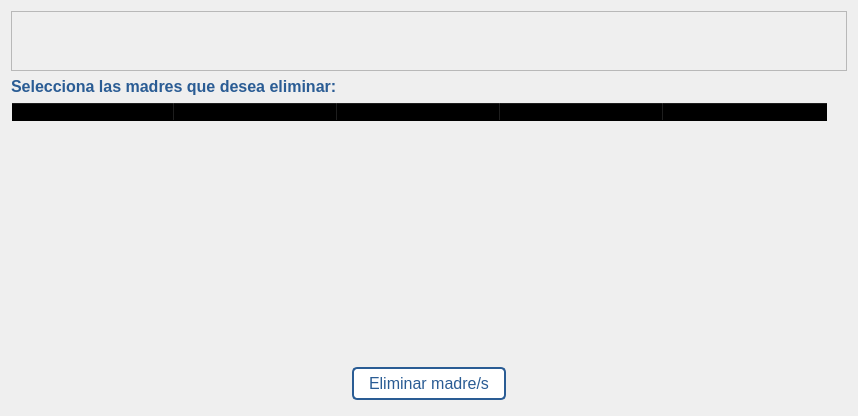
<?xml version="1.0" encoding="UTF-8"?>
<ui version="4.0">
 <class>Dialog_eliminar_padres</class>
 <widget class="QDialog" name="Dialog_eliminar_padres">
  <property name="geometry">
   <rect>
    <x>0</x>
    <y>0</y>
    <width>858</width>
    <height>416</height>
   </rect>
  </property>
  <property name="windowTitle">
   <string>Eliminar padres/madres</string>
  </property>
  <property name="windowIcon">
   <iconset resource="../src/resources.qrc">
    <normaloff>:/logo/iconoProyecto.png</normaloff>:/logo/iconoProyecto.png</iconset>
  </property>
  <layout class="QVBoxLayout" name="verticalLayout_2">
   <item>
    <layout class="QVBoxLayout" name="verticalLayout">
     <item>
      <widget class="QFrame" name="frame_superior">
       <property name="minimumSize">
        <size>
         <width>0</width>
         <height>60</height>
        </size>
       </property>
       <property name="maximumSize">
        <size>
         <width>16777215</width>
         <height>60</height>
        </size>
       </property>
       <property name="styleSheet">
        <string notr="true"/>
       </property>
       <property name="frameShape">
        <enum>QFrame::StyledPanel</enum>
       </property>
       <property name="frameShadow">
        <enum>QFrame::Raised</enum>
       </property>
       <layout class="QHBoxLayout" name="horizontalLayout">
        <property name="bottomMargin">
         <number>0</number>
        </property>
        <item>
         <widget class="QLabel" name="label_logo">
          <property name="maximumSize">
           <size>
            <width>120</width>
            <height>150</height>
           </size>
          </property>
          <property name="text">
           <string/>
          </property>
          <property name="pixmap">
           <pixmap resource="../src/resources.qrc">:/logo/logoProyecto.png</pixmap>
          </property>
          <property name="scaledContents">
           <bool>true</bool>
          </property>
          <property name="alignment">
           <set>Qt::AlignCenter</set>
          </property>
         </widget>
        </item>
       </layout>
      </widget>
     </item>
     <item>
      <widget class="QLabel" name="label">
       <property name="styleSheet">
        <string notr="true">QLabel{
font-size: 16px;
font-weight: bold;
color: #2a5c94;
}</string>
       </property>
       <property name="text">
        <string>Selecciona las madres que desea eliminar:</string>
       </property>
      </widget>
     </item>
     <item>
      <widget class="QTableWidget" name="tableWidget">
       <property name="styleSheet">
        <string notr="true">QTableWidget, QHeaderView::section{
background-color: transparent;
}
</string>
       </property>
       <attribute name="horizontalHeaderDefaultSectionSize">
        <number>163</number>
       </attribute>
       <column>
        <property name="text">
         <string>ID</string>
        </property>
       </column>
       <column>
        <property name="text">
         <string>Nombre</string>
        </property>
       </column>
       <column>
        <property name="text">
         <string>NRE Hijo</string>
        </property>
       </column>
       <column>
        <property name="text">
         <string>Email</string>
        </property>
       </column>
       <column>
        <property name="text">
         <string>Dirección</string>
        </property>
       </column>
      </widget>
     </item>
     <item>
      <layout class="QHBoxLayout" name="horizontalLayout_2">
       <property name="topMargin">
        <number>5</number>
       </property>
       <property name="bottomMargin">
        <number>5</number>
       </property>
       <item>
        <widget class="QPushButton" name="btn_eliminar">
         <property name="sizePolicy">
          <sizepolicy hsizetype="Fixed" vsizetype="Fixed">
           <horstretch>0</horstretch>
           <verstretch>0</verstretch>
          </sizepolicy>
         </property>
         <property name="cursor">
          <cursorShape>PointingHandCursor</cursorShape>
         </property>
         <property name="styleSheet">
          <string notr="true">QPushButton{
background-color: #ffffff;
color: #2a5c94;
padding: 5px 15px;
border: 2px solid #2a5c94;
border-radius: 5px;
font-size: 16px;
}
QPushButton:hover{
background-color: #2a5c94;
color: white;
}</string>
         </property>
         <property name="text">
          <string>Eliminar madre/s</string>
         </property>
        </widget>
       </item>
      </layout>
     </item>
    </layout>
   </item>
  </layout>
 </widget>
 <resources>
  <include location="../src/resources.qrc"/>
 </resources>
 <connections/>
</ui>
